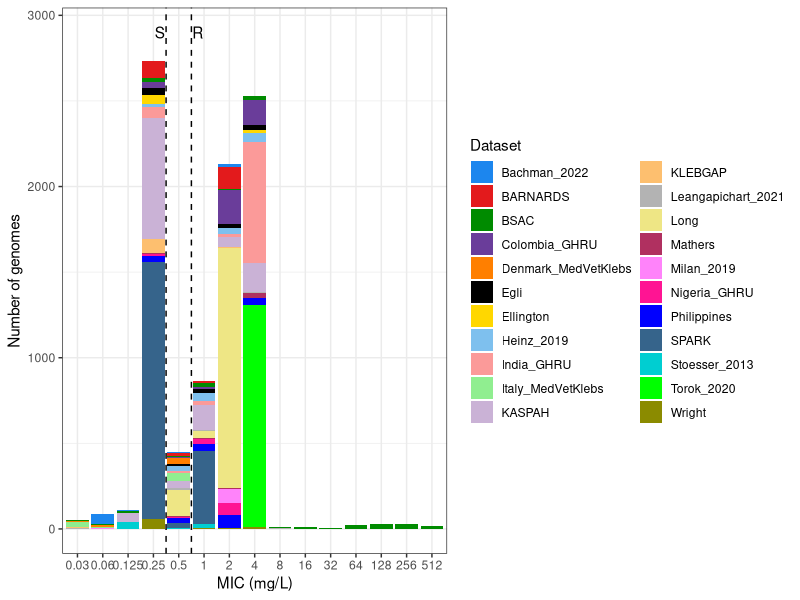
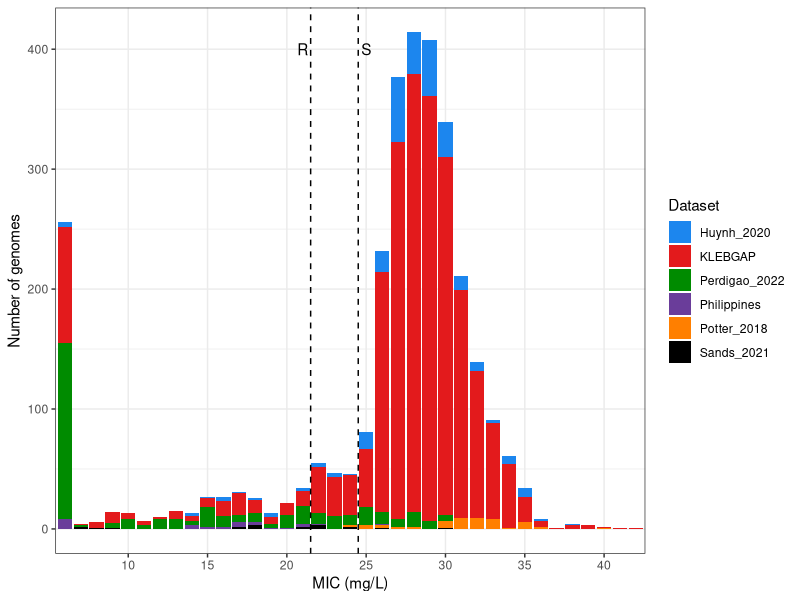
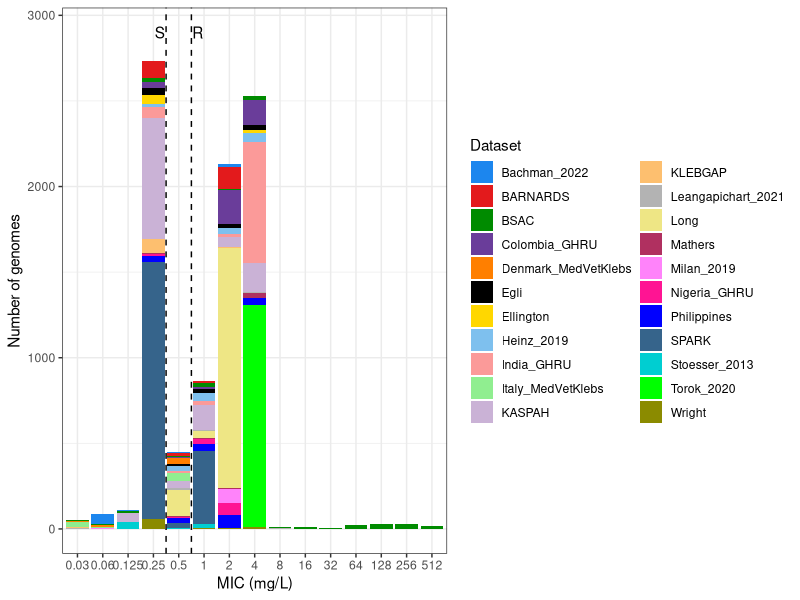
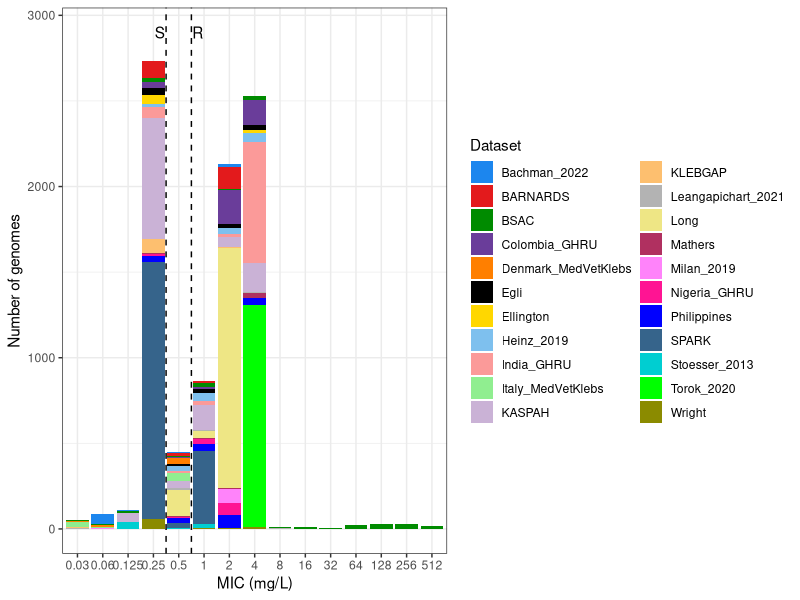
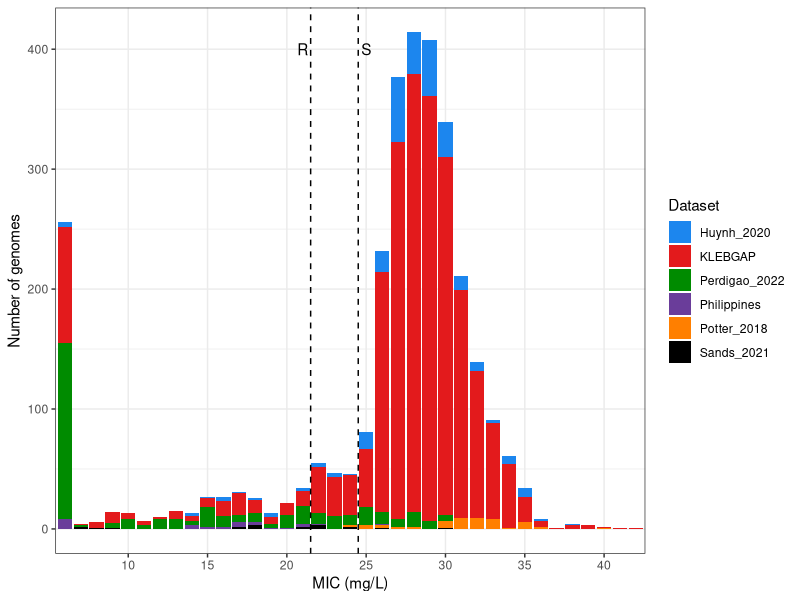
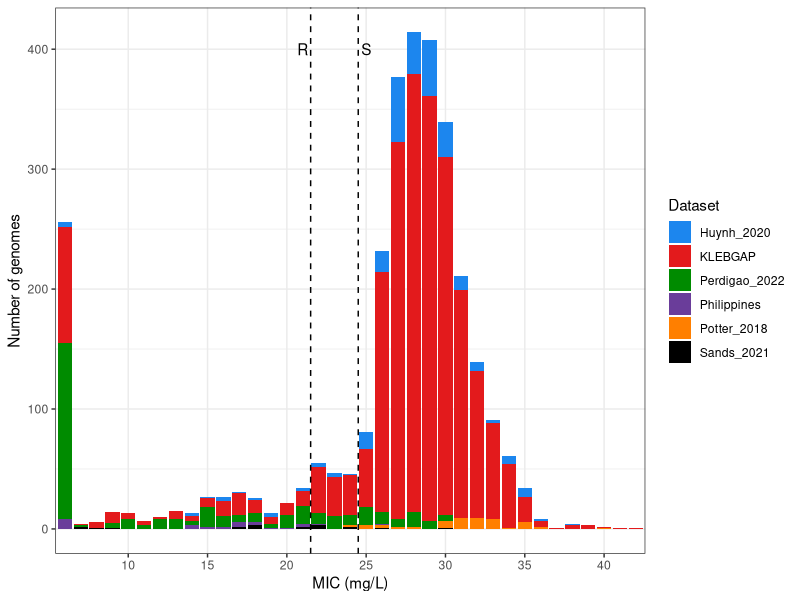

Reproduce these figures in R, in order.
## ---- chunk 1
knitr::opts_chunk$set(dev = 'png', echo = TRUE, message = FALSE, warning = FALSE,
                      cache = FALSE, fig.align = 'center')
knitr::opts_knit$set(root.dir = getwd())

# Data wrangling
library(tidyverse)
library(dplyr)
## ---- chunk 2
geno <- read_delim("tables/TableS1_genotypes.tsv")
pheno <- read_delim("tables/TableS2_phenotypes_metadata.tsv")
cipro_antibiogram <- full_join(geno,pheno)

## ---- chunk 3

c25 <- c(
  "dodgerblue2", "#E31A1C", # red
  "green4",
  "#6A3D9A", # purple
  "#FF7F00", # orange
  "black", "gold1",
  "skyblue2", "#FB9A99", # lt pink
  "palegreen2",
  "#CAB2D6", # lt purple
  "#FDBF6F", # lt orange
  "gray70", "khaki2",
  "maroon", "orchid1", "deeppink1", "blue1", "steelblue4",
  "darkturquoise", "green1", "yellow4", "yellow3",
  "darkorange4", "brown"
)
## ---- chunk 4
MIC_dist <- cipro_antibiogram %>%
  filter(Laboratory.Typing.Method!="Disk diffusion") %>%
  mutate(Measurement=replace(Measurement, Measurement==0.032, 0.03)) %>%
  mutate(Measurement=replace(Measurement, Measurement==0.064, 0.06)) %>%
  mutate(Measurement=replace(Measurement, Measurement==0.12, 0.125)) %>%
  group_by(Measurement, index) %>% count() %>%
  ggplot(aes(x=factor(Measurement), y=n, fill=index)) + 
  geom_bar(position="stack", stat="identity") +
  theme_bw() +
  labs(x="MIC (mg/L)", y="Number of genomes", fill="Dataset") +
  scale_fill_manual(values=c25[1:22]) +
  geom_vline(xintercept=4.5, linetype=2) +
  annotate("text",x=4.25, y=2900, label="S") +
  geom_vline(xintercept=5.5, linetype=2) +
  annotate("text",x=5.75, y=2900, label="R")

## ---- chunk 5

MIC_dist

ggsave(width=9, height=4, file="figs/FigS1_MIC_distribution.pdf")
ggsave(width=9, height=4, file="figs/FigS1_MIC_distribution.png")

## ---- chunk 6
DD_dist <- cipro_antibiogram %>%
  filter(Laboratory.Typing.Method=="Disk diffusion") %>%
  group_by(Measurement, index) %>% count() %>%
  ggplot(aes(x=factor(Measurement), y=n, fill=index)) + 
  geom_bar(position="stack", stat="identity") +
  theme_bw() +
  labs(x="MIC (mg/L)", y="Number of genomes", fill="Dataset") +
  scale_fill_manual(values=c25[1:6]) +
  geom_vline(xintercept=16.5, linetype=2) +
  annotate("text",x=16, y=400, label="R") +
  geom_vline(xintercept=19.5, linetype=2) +
  annotate("text",x=20, y=400, label="S") + 
  scale_x_discrete(breaks=seq(5,45,5))

## ---- chunk 7

DD_dist

ggsave(width=9, height=4, file="figs/FigS2_DD_distribution.pdf")
ggsave(width=9, height=4, file="figs/FigS2_DD_distribution.png")

